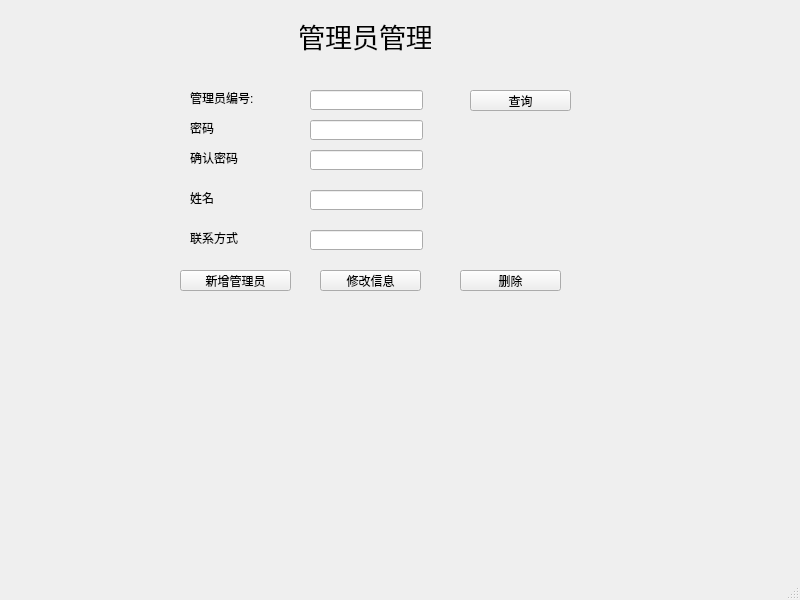
<?xml version="1.0" encoding="UTF-8"?>
<ui version="4.0">
 <class>user</class>
 <widget class="QMainWindow" name="user">
  <property name="geometry">
   <rect>
    <x>0</x>
    <y>0</y>
    <width>800</width>
    <height>600</height>
   </rect>
  </property>
  <property name="windowTitle">
   <string>MainWindow</string>
  </property>
  <widget class="QWidget" name="centralwidget">
   <widget class="QLabel" name="label">
    <property name="geometry">
     <rect>
      <x>300</x>
      <y>20</y>
      <width>131</width>
      <height>31</height>
     </rect>
    </property>
    <property name="font">
     <font>
      <pointsize>20</pointsize>
     </font>
    </property>
    <property name="text">
     <string>管理员管理</string>
    </property>
    <property name="alignment">
     <set>Qt::AlignCenter</set>
    </property>
   </widget>
   <widget class="QPushButton" name="qcard">
    <property name="geometry">
     <rect>
      <x>470</x>
      <y>90</y>
      <width>101</width>
      <height>21</height>
     </rect>
    </property>
    <property name="text">
     <string>查询</string>
    </property>
   </widget>
   <widget class="QLabel" name="label_3">
    <property name="geometry">
     <rect>
      <x>190</x>
      <y>120</y>
      <width>101</width>
      <height>16</height>
     </rect>
    </property>
    <property name="text">
     <string>密码</string>
    </property>
   </widget>
   <widget class="QLineEdit" name="confirm_password">
    <property name="geometry">
     <rect>
      <x>310</x>
      <y>150</y>
      <width>113</width>
      <height>20</height>
     </rect>
    </property>
   </widget>
   <widget class="QPushButton" name="add">
    <property name="geometry">
     <rect>
      <x>180</x>
      <y>270</y>
      <width>111</width>
      <height>21</height>
     </rect>
    </property>
    <property name="text">
     <string>新增管理员</string>
    </property>
   </widget>
   <widget class="QLineEdit" name="name_2">
    <property name="geometry">
     <rect>
      <x>310</x>
      <y>190</y>
      <width>113</width>
      <height>20</height>
     </rect>
    </property>
    <property name="text">
     <string/>
    </property>
   </widget>
   <widget class="QLineEdit" name="password">
    <property name="geometry">
     <rect>
      <x>310</x>
      <y>120</y>
      <width>113</width>
      <height>20</height>
     </rect>
    </property>
   </widget>
   <widget class="QPushButton" name="upd">
    <property name="geometry">
     <rect>
      <x>320</x>
      <y>270</y>
      <width>101</width>
      <height>21</height>
     </rect>
    </property>
    <property name="text">
     <string>修改信息</string>
    </property>
   </widget>
   <widget class="QPushButton" name="del">
    <property name="geometry">
     <rect>
      <x>460</x>
      <y>270</y>
      <width>101</width>
      <height>21</height>
     </rect>
    </property>
    <property name="text">
     <string>删除</string>
    </property>
   </widget>
   <widget class="QLabel" name="label_5">
    <property name="geometry">
     <rect>
      <x>190</x>
      <y>190</y>
      <width>101</width>
      <height>16</height>
     </rect>
    </property>
    <property name="text">
     <string>姓名</string>
    </property>
   </widget>
   <widget class="QLabel" name="label_2">
    <property name="geometry">
     <rect>
      <x>190</x>
      <y>90</y>
      <width>101</width>
      <height>16</height>
     </rect>
    </property>
    <property name="text">
     <string>管理员编号:</string>
    </property>
   </widget>
   <widget class="QLabel" name="label_4">
    <property name="geometry">
     <rect>
      <x>190</x>
      <y>150</y>
      <width>101</width>
      <height>16</height>
     </rect>
    </property>
    <property name="text">
     <string>确认密码</string>
    </property>
   </widget>
   <widget class="QLineEdit" name="id">
    <property name="geometry">
     <rect>
      <x>310</x>
      <y>90</y>
      <width>113</width>
      <height>20</height>
     </rect>
    </property>
   </widget>
   <widget class="QLabel" name="label_6">
    <property name="geometry">
     <rect>
      <x>190</x>
      <y>230</y>
      <width>101</width>
      <height>16</height>
     </rect>
    </property>
    <property name="text">
     <string>联系方式</string>
    </property>
   </widget>
   <widget class="QLineEdit" name="contact">
    <property name="geometry">
     <rect>
      <x>310</x>
      <y>230</y>
      <width>113</width>
      <height>20</height>
     </rect>
    </property>
    <property name="text">
     <string/>
    </property>
   </widget>
  </widget>
  <widget class="QMenuBar" name="menubar">
   <property name="geometry">
    <rect>
     <x>0</x>
     <y>0</y>
     <width>800</width>
     <height>17</height>
    </rect>
   </property>
  </widget>
  <widget class="QStatusBar" name="statusbar"/>
 </widget>
 <resources/>
 <connections/>
</ui>
